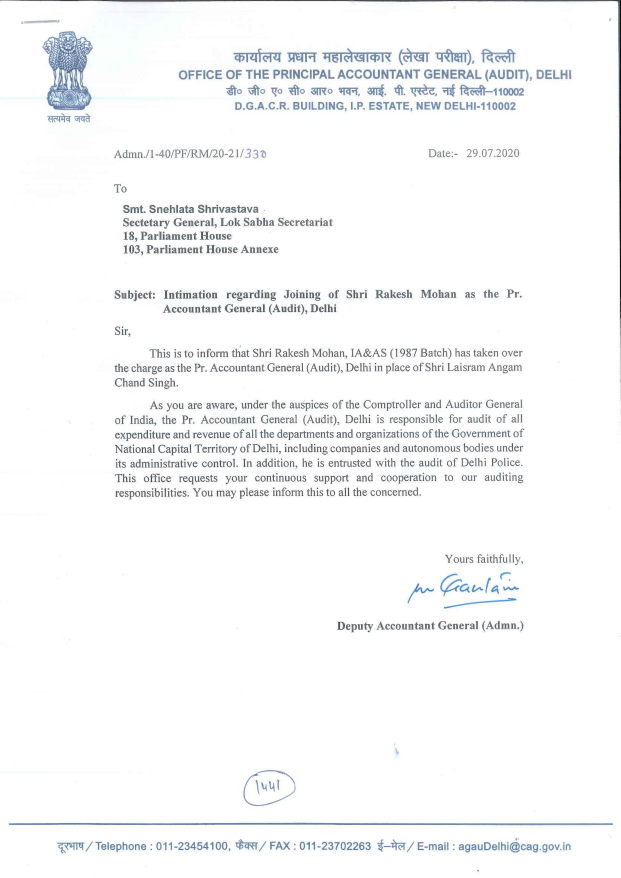
#> input picture anuvaad-etl/anuvaad-extractor/document-processor/ocr/google/upload/20200804144132705_ac09d49d-a5dd-40d8-b470-2916b5d4d8ee/images/202008041441327050001-1.jpg, 2481 x 3509 px (shown at 1/4 size)
$ python -i remove_watermark.py   (imports and definitions only)
#> lines starting #> are read from the running program, lines starting #| are printed output that depends on the picture; after the words box and inside, x2 and y2 are one past the last pixel; in counts of white or black regions, pixels touching at a corner belong together
#> further down, picture is the input picture: shape (3509, 2481, 3); mean B, G, R 248.7, 248, 247.2
import config
import cv2
import numpy as np
import uuid


def clean_image(image):

     def HSV_mask(img_hsv, lower):
          lower = np.array(lower)
          upper = np.array([255, 255, 255])
          return cv2.inRange(img_hsv, lower, upper)

     img = image

     img_hsv = cv2.cvtColor(img, cv2.COLOR_BGR2HSV)
#> img_hsv: shape (3509, 2481, 3); mean H, S, V 14.1, 2.4, 248.8

     img_gray = cv2.cvtColor(img, cv2.COLOR_BGR2GRAY)

     img_gray[img_gray >= 200] = 255
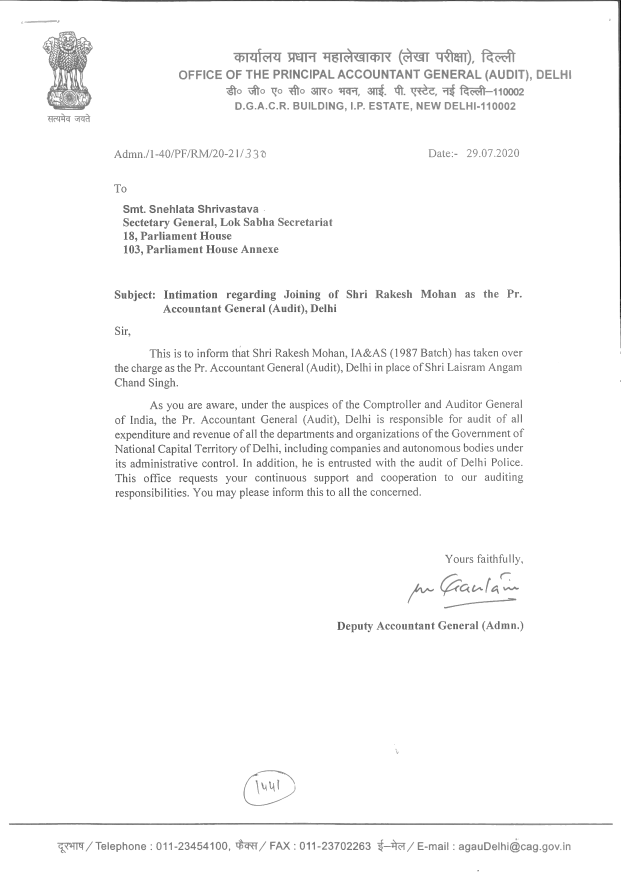
#> img_gray: shape (3509, 2481) (shown at 1/4 size); min 0, max 255, mean 249

     mask1 = HSV_mask(img_hsv, [0, 0, 155])[..., None].astype(np.float32)
#> in HSV_mask, `return cv2.inRange(img_hsv, lower, upper)`:
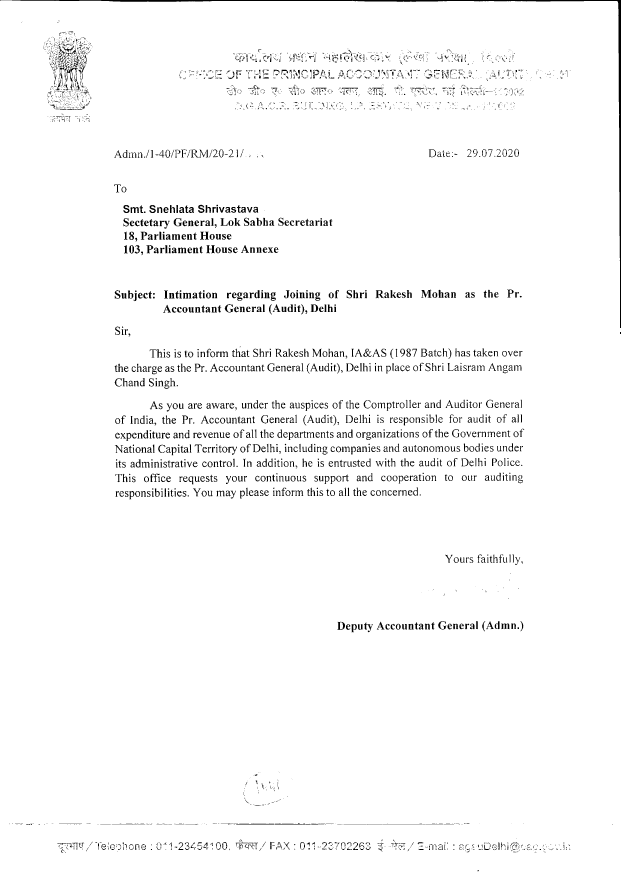
#> returned value: shape (3509, 2481) (shown at 1/4 size); 97.4% white; 3530 black regions (2083 under 20 px), largest, box (x1, y1, x2, y2) and area: (0, 0, 2481, 1312) 16833, (230, 182, 306, 339) 1481, (260, 261, 313, 339) 833

     mask2 = HSV_mask(img_hsv, [0, 20, 0])
#> in HSV_mask (call 2), `return cv2.inRange(img_hsv, lower, upper)`:
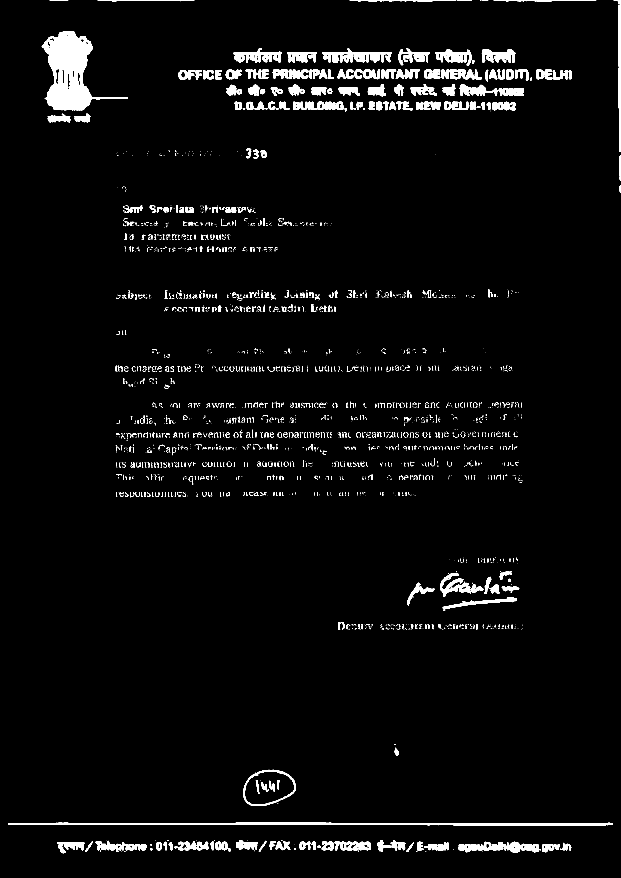
#> returned value: shape (3509, 2481) (shown at 1/4 size); 3.2% white; 3936 white regions (3171 under 20 px), largest, box (x1, y1, x2, y2) and area: (167, 124, 511, 442) 43873, (32, 3290, 2452, 3302) 20123, (1289, 192, 1568, 252) 7808
     masked = np.uint8((img + mask1) / (1 + mask1 / 255))
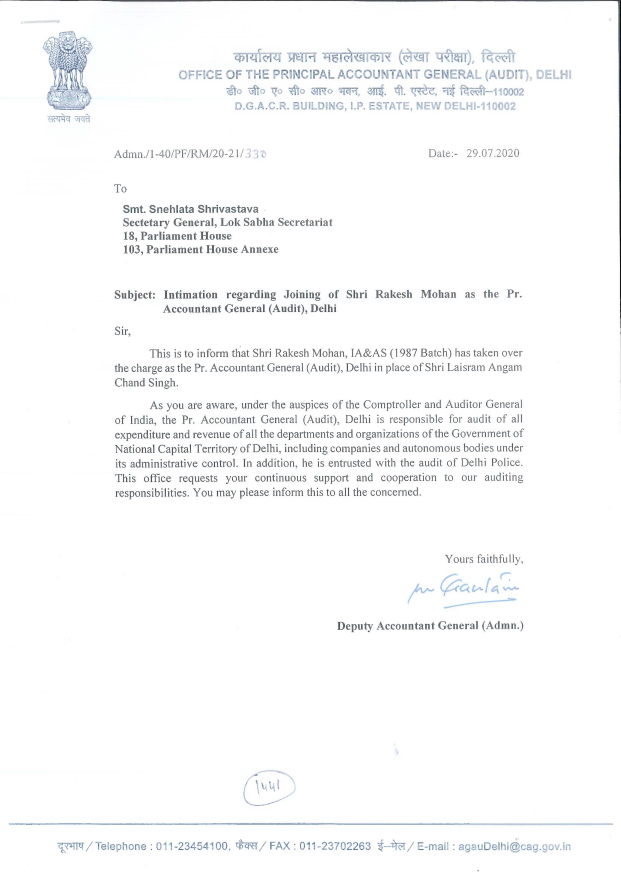
#> masked: shape (3509, 2481, 3) (shown at 1/4 size); mean B, G, R 250, 249.5, 249

     gray = cv2.cvtColor(masked, cv2.COLOR_BGR2GRAY)
     gray[gray >= 175] = 255

     gray[mask2 == 0] = img_gray[mask2 == 0]
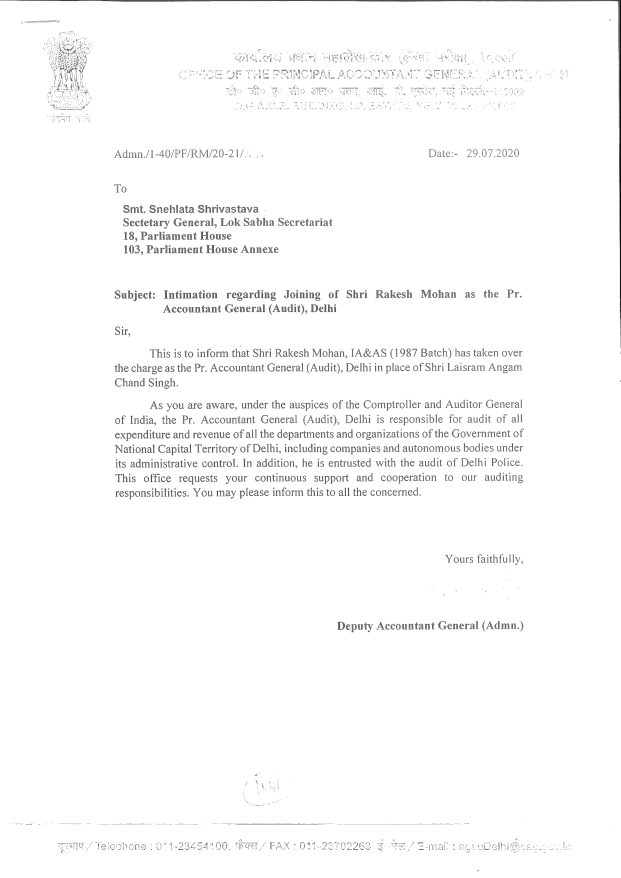
#> gray: shape (3509, 2481) (shown at 1/4 size); min 0, max 255, mean 250.5

     # clean = clean_image(gray)
     gray = cv2.cvtColor(gray, cv2.COLOR_GRAY2BGR)
#> gray: shape (3509, 2481, 3)
     image_id=str(uuid.uuid4())
     #cv2.imwrite(f"/home/test/Tarento/anuvaad/anuvaad-etl/anuvaad-extractor/block-merger/upload/cleaned{image_id}.png", gray)
     return gray

# [7 lines of commented-out code are left out]

>>> import cv2
>>> picture = cv2.imread('../../../google/upload/20200804144132705_ac09d49d-a5dd-40d8-b470-2916b5d4d8ee/images/202008041441327050001-1.jpg')
>>> result = clean_image(picture)
